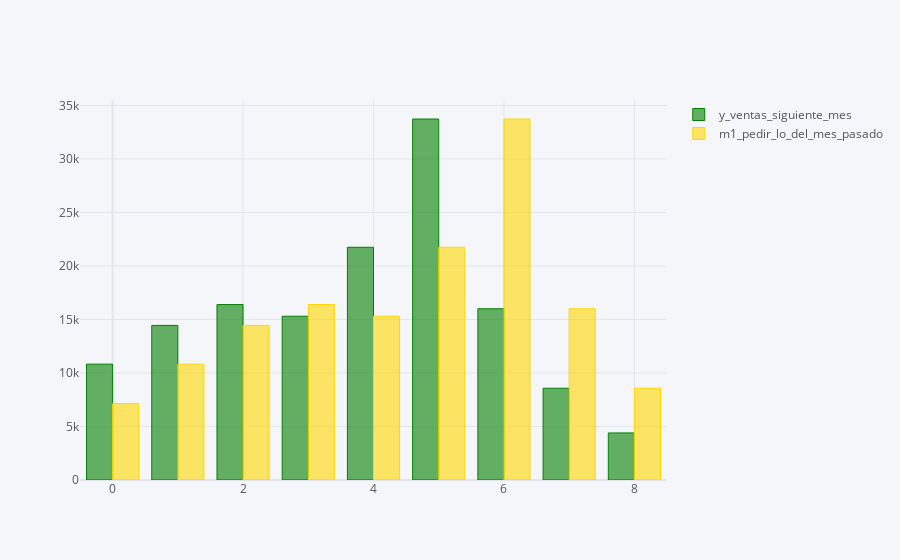

The code cell stored with this chart in its notebook:
### Code cell
df4=datos_ma.groupby('mes_id').sum()
#df4=df4['m1_pedir_lo_del_mes_pasado','y_ventas_siguiente_mes'].copy()
df4=df4.drop(['pdv_id','sku_id','ventas_totales'], axis=1)
#df4.iplot(kind='bar',color=["green", "gold"])
df4.iplot(kind='bar',color=["green", "gold"])

### Figure 1 — Plotly figure (JSON) as saved in the notebook; plotly's stock layout.template omitted (floating-point values rounded to 4 significant figures)
{"data": [{"marker": {"color": "rgba(0, 128, 0, 0.6)", "line": {"color": "rgba(0, 128, 0, 1.0)", "width": 1}}, "name": "y_ventas_siguiente_mes", "orientation": "v", "text": "", "type": "bar", "x": [0, 1, 2, 3, 4, 5, 6, 7, 8], "y": [10827, 14447, 16396, 15304, 21748, 33735, 16000, 8577, 4399]}, {"marker": {"color": "rgba(255, 215, 0, 0.6)", "line": {"color": "rgba(255, 215, 0, 1.0)", "width": 1}}, "name": "m1_pedir_lo_del_mes_pasado", "orientation": "v", "text": "", "type": "bar", "x": [0, 1, 2, 3, 4, 5, 6, 7, 8], "y": [7142, 10827, 14447, 16396, 15304, 21748, 33735, 16000, 8577]}], "layout": {"legend": {"bgcolor": "#F5F6F9", "font": {"color": "#4D5663"}}, "paper_bgcolor": "#F5F6F9", "plot_bgcolor": "#F5F6F9", "title": {"font": {"color": "#4D5663"}}, "xaxis": {"gridcolor": "#E1E5ED", "showgrid": true, "tickfont": {"color": "#4D5663"}, "title": {"font": {"color": "#4D5663"}, "text": ""}, "zerolinecolor": "#E1E5ED"}, "yaxis": {"gridcolor": "#E1E5ED", "showgrid": true, "tickfont": {"color": "#4D5663"}, "title": {"font": {"color": "#4D5663"}, "text": ""}, "zerolinecolor": "#E1E5ED"}}}
